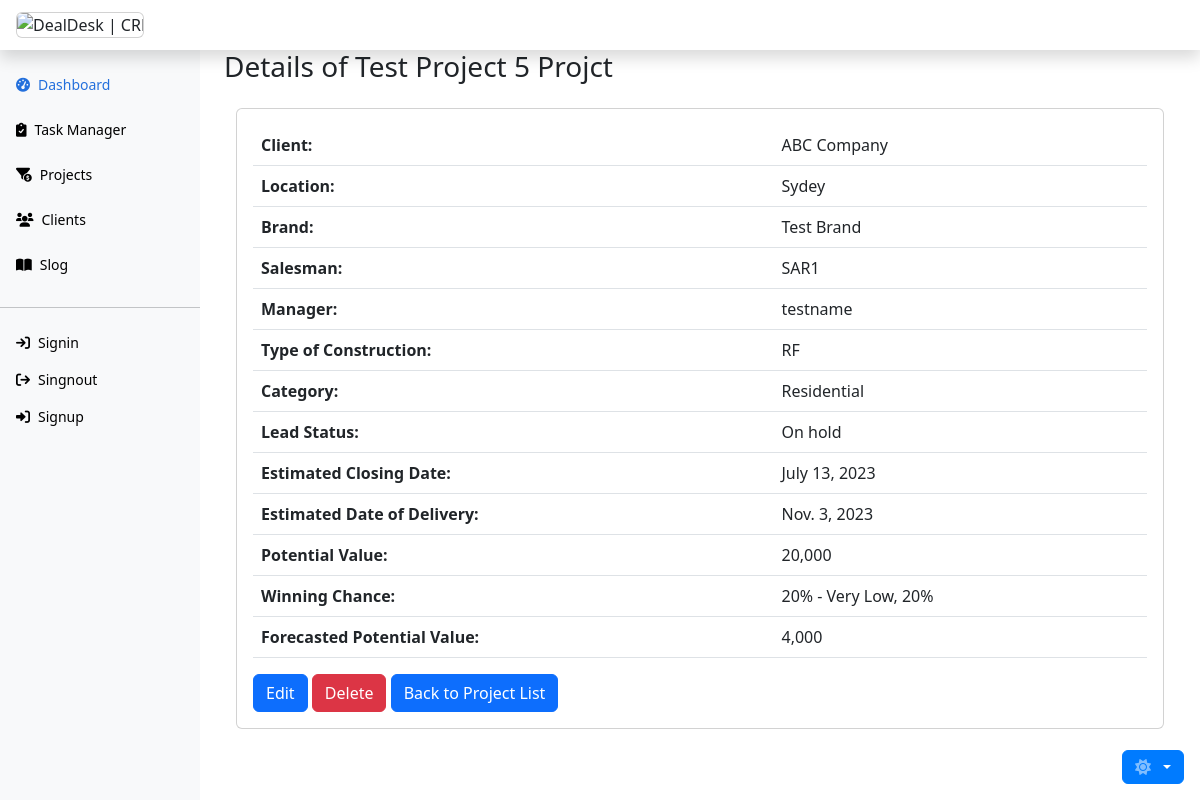
The page /lead_master/detail/5/ on the database its author committed.
### lead_master/models.py (models this page shows, shortened)
class LeadMaster(models.Model):
    name = models.CharField(max_length=100, null=False)
    client = models.ForeignKey(
        'client.Client',
        on_delete=models.SET(get_client),
        related_name='lead_masters'
    )
    location = models.CharField(max_length=55, null=False)
    brand = models.ForeignKey(
        Brand,
        on_delete=models.SET(get_brand),
        related_name='lead_masters'
    )
    created_on = models.DateTimeField(auto_now_add=True)
    updated_on = models.DateTimeField(auto_now=True)
    salesman = models.ForeignKey(
        'team.Sar',
        on_delete=models.SET(get_salesman),
        related_name='lead_masters',
    )
    manager = models.ForeignKey(
        'team.Manager',
        on_delete=models.SET(get_manager),
        related_name='lead_masters'
    )
    type_of_construction = models.CharField(
        max_length=20,
        choices=TYPE_OF_CONSTRUCTION,
        null=False
    )
    category = models.ForeignKey(
        Category,
        on_delete=models.SET(get_category),
        related_name='lead_masters'
    )
    lead_status = models.TextField(
        max_length=55,
        choices=LEAD_STATUS,
        null=False,
        default="Active"
    )
    est_closing_date = models.DateField(null=False)
    est_date_of_delivery = models.DateField()
    potential_value = models.DecimalField(
        max_digits=10,
        decimal_places=0,
        null=False)
    winning_chance = models.DecimalField(
        max_digits=3,
        decimal_places=2,
        choices=WINNING_CHANCE,
        null=False
    )
    forecast_pxp = models.DecimalField(
        max_digits=10,
        decimal_places=0,
        null=True,
        blank=True
    )
    class Meta:
        ordering = ['name']

class Brand(models.Model):
    brand = models.CharField(max_length=55, null=False)
    created_on = models.DateTimeField(auto_now_add=True)
    updated_on = models.DateTimeField(auto_now=True)
    class Meta:
        ordering = ['brand']
    def __str__(self):
        return self.brand

class Category(models.Model):
    category = models.CharField(max_length=55, null=False)
    created_on = models.DateTimeField(auto_now_add=True)
    updated_on = models.DateTimeField(auto_now=True)
    class Meta:
        ordering = ['category']
        verbose_name_plural = "categories"
    def __str__(self):
        return self.category

### client/models.py (models this page shows)
class Client(models.Model):
    company_name = models.CharField(max_length=255, null=False)
    first_name = models.CharField(max_length=55, null=False)
    last_name = models.CharField(max_length=55, null=False)
    client_type = models.CharField(
        max_length=55,
        choices=CLIENT_TYPE_CHOICES,
        null=False,
        default="CLN"
    )
    address1 = models.CharField(max_length=255, null=False)
    address2 = models.CharField(max_length=255, null=False)
    postal_code = models.CharField(max_length=10)
    city = models.CharField(max_length=255, null=False)
    country = models.CharField(max_length=255)
    telephone = models.CharField(max_length=20)
    mobile = models.CharField(max_length=20, null=False)
    email = models.EmailField(null=False)
    salesman = models.ForeignKey(
        Sar,
        on_delete=models.SET(get_salesman),
        related_name='clients'
    )
    manager = models.ForeignKey(
        Manager,
        on_delete=models.SET(get_manager),
        related_name='clients'
    )
    created_on = models.DateTimeField(auto_now_add=True)
    updated_on = models.DateTimeField(auto_now=True)
    class Meta:
        verbose_name = 'Client'
        verbose_name_plural = 'Clients'
        db_table = 'Client.Client'
        ordering = ['company_name']
    def __str__(self):
        return self.company_name

### team/models.py (models this page shows)
class Sar(models.Model):
    first_name = models.CharField(max_length=55)
    last_name = models.CharField(max_length=55)
    mobile = models.CharField(max_length=20)
    email = models.EmailField()
    manager = models.ForeignKey(
        Manager,
        on_delete=models.SET(get_manager),
        related_name='sars',)
    created_on = models.DateTimeField(auto_now_add=True)
    updated_on = models.DateTimeField(auto_now=True)
    class Meta:
        db_table = 'Team.Sar'
        ordering = ['first_name']
        verbose_name_plural = 'Sars'
    def __str__(self):
        return f"{self.first_name}"

class Manager(models.Model):
    first_name = models.CharField(max_length=55)
    last_name = models.CharField(max_length=55)
    mobile = models.CharField(max_length=20)
    email = models.EmailField()
    created_on = models.DateTimeField(auto_now_add=True)
    updated_on = models.DateTimeField(auto_now=True)
    class Meta:
        db_table = 'Team.Manager'
        ordering = ['first_name']
    def __str__(self):
        return f"{self.first_name}"

### lead_master/views.py (the view)
# urls.py: path('detail/<int:pk>/', LeadDetailView.as_view(), name='lead_detail'),
class LeadDetailView(DetailView):
    model = LeadMaster
    template_name = 'lead_master/lead_detail.html'
    context_object_name = 'lead'
    def get_object(self, queryset=None):
        pk = self.kwargs.get('pk')
        return get_object_or_404(LeadMaster, pk=pk)

### lead_master/templates/lead_master/lead_detail.html (shortened to what this page needs)
{% extends 'base.html' %}
{% load humanize %}
{% block content %}
<div class="col-lg-12">
  <div class="row">
    <div class="col-12">
      <h3 class="bg-body">Details of {{ lead.name }} Projct</h3>
      <div class="container mt-4">
        <div class="card">
          <div class="card-body">
            <table class="table">
              <tbody>
                <tr>
                  <th>Client:</th>
                  <td>{{ lead.client }}</td>
                </tr>
                <tr>
                  <th>Location:</th>
                  <td>{{ lead.location }}</td>
                </tr>
                <tr>
                  <th>Brand:</th>
                  <td>{{ lead.brand }}</td>
                </tr>
                <tr>
                  <th>Salesman:</th>
                  <td>{{ lead.salesman }}</td>
                </tr>
                <tr>
                  <th>Manager:</th>
                  <td>{{ lead.manager }}</td>
                </tr>
                <tr>
                  <th>Type of Construction:</th>
                  <td>{{ lead.type_of_construction }}</td>
                </tr>
                <tr>
                  <th>Category:</th>
                  <td>{{ lead.category }}</td>
                </tr>
                <tr>
                  <th>Lead Status:</th>
                  <td>{{ lead.get_lead_status_display }}</td>
                </tr>
                <tr>
                  <th>Estimated Closing Date:</th>
                  <td>{{ lead.est_closing_date }}</td>
                </tr>
                <tr>
                  <th>Estimated Date of Delivery:</th>
                  <td>{{ lead.est_date_of_delivery }}</td>
                </tr>
                <tr>
                  <th>Potential Value:</th>
                  <td>{{ lead.potential_value|intcomma }}</td>
                </tr>
                <tr>
                  <th>Winning Chance:</th>
                  <td>{{ lead.get_winning_chance_display }}</td>
                </tr>
                <tr>
                  <th>Forecasted Potential Value:</th>
                  <td>{{ lead.forecast_pxp|intcomma }}</td>
                </tr>
              </tbody>
            </table>
            <button type="button"
            onclick="location.href='{% url 'lead_master:lead_edit' pk=lead.pk %}'"
              class="btn btn-primary link-offset-2 link-underline-opacity-25 link-underline-opacity-100-hover">
              Edit
            </button>
            <button class="btn btn-danger link-offset-2 link-underline-opacity-25 link-underline-opacity-100-hover"
              data-bs-toggle="modal" data-bs-target="#confirmDeleteModal">Delete</button>
            <button type="button" onclick="location.href='{% url 'lead_master:lead_list' %}'"
              class="btn btn-primary link-offset-2 link-underline-opacity-25 link-underline-opacity-100-hover">
              Back to Project List
            </button>
          </div>
        </div>
      </div>
    </div>
  </div>
</div>
{% endblock %}

### rows shown on the page
LeadMaster: name "Test Project 5", client "ABC Company", location "Sydey", brand "Test Brand", salesman "SAR1", manager "testname", type_of_construction "RF", category "Residential", lead_status "On hold", est_closing_date "July 13, 2023", est_date_of_delivery "Nov. 3, 2023", potential_value "20,000", winning_chance "20% - Very Low, 20%", forecast_pxp "4,000"
